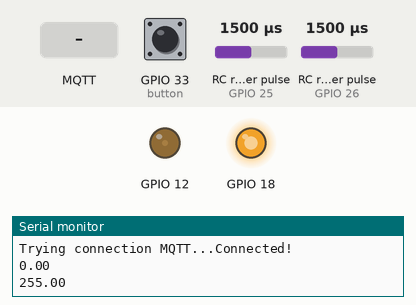
The program below on a simulated ESP32. Shown: output pins drawn as LEDs (lit = HIGH), the last lines printed to the serial monitor. Wiring (inferred from the names in the program): 2 × RC receiver channel: data GPIO 25 / data GPIO 26. The inputs (shaded band) are chosen by the test bench; at power-on: RC receiver pulse (sensors on GPIO 25, GPIO 26) 1500 µs, GPIO 33 (button) HIGH. WiFi joins after 1.5 s; servers stay silent unless stated; random numbers use the default seed unless the program sets one; no MQTT or app messages arrive unless stated.

Above: at 2.7 s.
2.8 s: MQTT message "0" arrives on the first subscribed topic
4.3 s: MQTT message "5" arrives on the first subscribed topic
At 6.1 s:
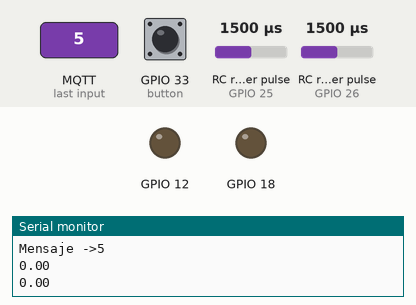
6.4 s: MQTT message "5" arrives on the second subscribed topic
At 7.3 s:
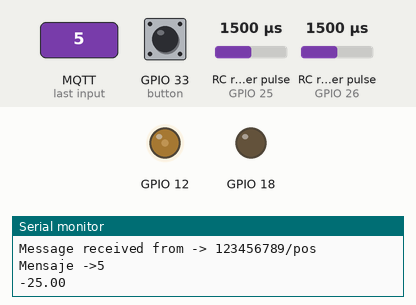
9.4 s: MQTT message "90" arrives on the first subscribed topic
At 9.9 s:
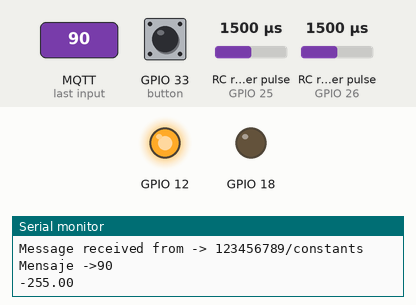
10.9 s: MQTT message "0" arrives on the second subscribed topic
At 12.3 s:
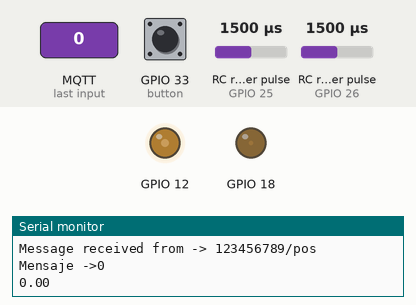
13.9 s: RC receiver pulse (sensor on GPIO 25) set to 1020 µs
Timing chart, 0 to 17.9 s (numbered marks = the images above; inputs shaded):
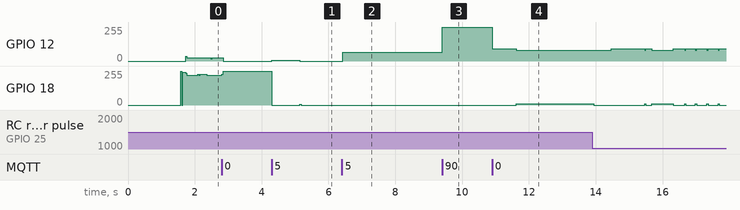

Measured:
- after the input at 4.3 s, GPIO 12: 0/255 → 5/255 at once, → 0/255 0.84 s later; GPIO 18: 255/255 → 0/255 at once
- after the input at 6.4 s, GPIO 12: 0/255 → 64/255 at once
- after the input at 9.4 s, GPIO 12: 64/255 → 255/255 at once
- after the input at 10.9 s, GPIO 12: 255/255 → 91/255 at once, → 82/255 0.72 s later; GPIO 18: 0/255 → 9/255 after 0.72 s

The program:

main.cpp
```cpp
/*
    Name:       Position-Motor
    Author:     YARIBAR
*/

#include <Arduino.h>
#include "PID_Control.h"
#include "PWM_ESP32.h"
#include <WiFi.h>
#include "NiMOV.h"
#include <PubSubClient.h>
#include "Useful_Methods.h"

#define SAMPLING_PERIOD 1000
#define INTERVAL 3
#define CW 1
#define CCW 0

const uint8_t channelPinA = 25;
const uint8_t channelPinB = 26;
int8_t QEM [16] = {0,-1,1,2,1,0,2,-1,-1,2,0,1,2,1,-1,0};
uint8_t old=0, new_value=0;
int8_t out;
const byte button = 33;

const int maxSteps = 1000;
volatile int16_t ISRCounter = 0;
int16_t counter = 0;

//*************************
//** MQTT CONFIGURATION ***
//*************************

const String serial_number = "123456789";

const char* ssid = ""; //WiFi Network
const char* password = ""; //WiFi's password

const char *mqtt_server = ""; //Domain name or IP
const uint16_t mqtt_port = 1883; //MQTT port TCP
const char *mqtt_user = ""; //MQTT user
const char *mqtt_pass = ""; //MQTT password

WiFiClient espClient; //Create an object WiFi to connect to internet
PubSubClient client(espClient); //The MQTT protocol will work with the connection done through WiFi

PIDCONTROL PID(12, 11, 0, 1,8);
NiMOV HBRIDGE(AIN1,0, AIN2, 1,10000, 10,100);

float pidData = 0, error = 0, elapsedTime = 0;
float desiredAngleS = 0;
float currentPos=0;
float pidConstants[]={0.0,0.0,0.0};
boolean previous=false;

long lastMsg = 0; //Variable to save last message
char msg[25]; //Character array to receive message

//*************************
//**FUNCTION DECLARATION***
//*************************

void callback(char* topic, byte* payload, uint length);
void reconnect();
void setup_wifi();

void ISRencoder()
{
    old = new_value;
    new_value = digitalRead (channelPinA) * 2 + digitalRead (channelPinB); // Convert binary input to decimal value
    out = QEM [old * 4 + new_value];
    ISRCounter = ISRCounter + out;
    if (ISRCounter > maxSteps) ISRCounter=maxSteps;
    if (ISRCounter < -1*maxSteps) ISRCounter=-1*maxSteps;
}

//************************
//*******  SETUP  ********
//************************

void setup() {
    Serial.begin(115200); //initialize serial port
    randomSeed(micros());
    setup_wifi();
    pinMode(channelPinA, INPUT_PULLUP);
    pinMode(channelPinB, INPUT_PULLUP);
    pinMode(button, INPUT_PULLUP);
    attachInterrupt(digitalPinToInterrupt(channelPinA), ISRencoder, CHANGE);
   attachInterrupt(digitalPinToInterrupt(channelPinB), ISRencoder, CHANGE);

    client.setServer(mqtt_server, mqtt_port); // MQTT Broker setup
    client.setCallback(callback); //Whenever a message arrives we call this fucntion
}

//*************************
//*******   LOOP   ********
//*************************

void loop() {
    if(!client.connected()){//Check if the board is connected to the server
        reconnect();
    }

    client.loop();

    error= currentPos - desiredAngleS;
    pidData = PID.Data(error);
    HBRIDGE.setSpeed(pidData);

    if (counter != ISRCounter){
        counter = ISRCounter;
        currentPos=mapFloat(counter,0,909,0,360);
        //Serial.print("Count: ");
        //Serial.println(counter);
    }

    if(digitalRead(button)==LOW){
        Serial.print("Button pressed");
        counter=0;
        ISRCounter=0;
    }

    long now = millis(); //this variable is useful to set a sample time
    if(now - lastMsg > SAMPLING_PERIOD){
        lastMsg = now;
        String msg_send = String(currentPos);
        msg_send.toCharArray(msg, 25);

        char topic[25];
        String topic_aux = serial_number + "/pos_value";
        topic_aux.toCharArray(topic,25);

        client.publish(topic, msg);
        Serial.println(pidData);
    }
}

//*************************
//*****WIFI CONNECTION*****
//*************************

void setup_wifi(){
    delay(10);

    //if(!WiFi.config(local_IP, gateway, subnet, primaryDNS, secondaryDNS)){
    //    Serial.println("STA Failed to configure");
    //}

    Serial.println();
    Serial.printf("Connecing to %s",ssid);

    WiFi.begin(ssid,password);

    while (WiFi.status() != WL_CONNECTED){ //If there is no connection to the network the procces won't continue
        delay(500);
        Serial.print(".");
    }
    Serial.printf("\nConnected to WiFi network!\n");
    Serial.println("IP: ");
    Serial.println(WiFi.localIP());
}

//*************************
//******  LISTENER  *******
//*************************

void callback(char* topic, byte* payload, uint length){
    String incoming = "";
    Serial.print("Message received from -> ");
    Serial.print(topic);
	Serial.println("");

    //As date is send through char array this for concatenate the information in the String "incoming"
    for (int i = 0; i < length; i++)
    {
        incoming += (char)payload[i];
    }
    incoming.trim(); //Get a version of the String with any leading and trailing whitespace removed
    Serial.println("Mensaje ->" + incoming);

    String str_topic(topic);
    if(str_topic == serial_number + "/constants"){
        parseString(incoming, ",", pidConstants);
        PID.changeConstants(pidConstants[0],pidConstants[1],pidConstants[2]);
    }
    if(str_topic == serial_number + "/pos"){
        desiredAngleS = incoming.toFloat();
    }
}

//*************************
//****CONNECTION MQTT******
//*************************

void reconnect(){
    while(!client.connected()){
        Serial.print("Trying connection MQTT...");
        //Create a client ID
        String clientId = "esp32_";
        clientId += String(random(0xffff),HEX);//If there are frequent disconnections this allow the board to connect with a different ID

        if(client.connect(clientId.c_str(),mqtt_user,mqtt_pass)){//connects to MQTT
            Serial.println("Connected!");

            char topic[25];
            String topic_aux = serial_number + "/constants";
            topic_aux.toCharArray(topic,25);
            client.subscribe(topic);//subscribe to topic constants

            char topic2[25];
            String topic_aux2 = serial_number + "/pos";
            topic_aux2.toCharArray(topic2,25);
            client.subscribe(topic2);//subscribe to topic  pos

        }
        else{ //If the conection fails try again
            Serial.print("fail :( with error -> ");
            Serial.print(client.state());
            Serial.println(" Try again in 5 seconds");

            delay(5000);
        }
    }
}
```

NiMOV.h
```cpp
#ifndef _NIMOV_h
#define _NIMOV_h

#if defined(ARDUINO) && ARDUINO >= 100
	#include "arduino.h"
#else
	#include "WProgram.h"
#endif

#include "PWM_ESP32.h"

#define AIN1 12
#define AIN2 18
#define BIN1 14
#define BIN2 27
#define SHORTBRAKE 1
#define COAST 3
#define CW 1
#define CCW 0

class NiMOV
{
public:
	PWM pwm1;
	PWM pwm2;
	NiMOV(uint8_t pin1, uint8_t channel1, uint8_t pin2, uint8_t channel2, double frequency, uint8_t bits_resolution, float max_speed );
	~NiMOV();
	void setSpeed(float raw_speed);
	void setDirection(boolean direction,float speed);
	void setStop(uint8_t mode);
private:
	float _max_speed;
	float _pwm;
};

#endif
```

PID_Control.h
```cpp
// PID_Control.h

#ifndef _PID_CONTROL_h
#define _PID_CONTROL_h

#if defined(ARDUINO) && ARDUINO >= 100
	#include "arduino.h"
#else
	#include "WProgram.h"
#endif


class PIDCONTROL {
public:
	PIDCONTROL(float kp,float kd, float ki, float interval_i,int bits_resolution);
	float Data(float error);
	void changeConstants(float kp,float kd, float ki);
private:
	float _kp = 0, _kd = 0, _ki = 0;
	float _pid=0, _pid_p=0, _pid_d=0, _pid_i=0;
	float _interval_i, _previous_error = 0, _elapsed_time;
	int16_t _resolution=0;
	float  _time=0, _timePrev=0;
};

#endif
```

PWM_ESP32.h
```cpp
#ifndef _PWM_ESP32_h
#define _PWM_ESP32_h

#if defined(ARDUINO) && ARDUINO >= 100
	#include "arduino.h"
#else
	#include "WProgram.h"
#endif

class PWM
{
public:
	PWM();
	~PWM();
	void setup(uint8_t pin, uint8_t channel, double frequency, uint8_t bits_resolution, bool on_state);
	void setDuty(float duty_cycle);
	void setBits(uint32_t bits);
	void write(uint32_t duty);
	void setFrequency(float frequency);
	void attachPin(uint8_t pin);
	float getDuty();
protected:
	uint8_t _pin;
	uint8_t _channel;
	uint32_t _resolution;
	bool _on_state;
	float _duty_cycle;
	float _frequency;
};

#endif
```

Useful_Methods.h
```cpp
#ifndef _USEFUL_METHODS_h
#define _USEFUL_METHODS_h

#if defined(ARDUINO) && ARDUINO >= 100
	#include "arduino.h"
#else
	#include "WProgram.h"
#endif

int8_t sign(int value);
void togglePin(uint8_t pin);
void parseString(String string_in, char* delimiter, float output_array[]);
String buildString(float* data_to_string, uint8_t number_of_elements, char* delimiter);
float getMean(float data[], uint8_t size);
float getVariance(float data[], uint8_t size);
float mapFloat(float x, float in_min, float in_max, float out_min, float out_max);

#endif
```

NiMOV.cpp
```cpp
#include "NiMOV.h"
#include "PWM_ESP32.h"

#define AIN1 12
#define AIN2 18
#define BIN1 14
#define BIN2 27
#define COAST 0
#define SHORTBRAKE 1

NiMOV::NiMOV(uint8_t pin1, uint8_t channel1, uint8_t pin2, uint8_t channel2, double frequency, uint8_t bits_resolution, float max_speed ){
    pwm1.setup(pin1, channel1, frequency, bits_resolution, true);
	pwm2.setup(pin2, channel2, frequency, bits_resolution, true);
    _max_speed=max_speed;
}
NiMOV::~NiMOV(){

}

void NiMOV::setSpeed(float raw_speed){
    if (raw_speed > 0) {
		pwm1.setDuty(0);
		pwm2.setDuty(abs(raw_speed));
	}
	else if(raw_speed<0){
		pwm1.setDuty(abs(raw_speed));
		pwm2.setDuty(0);
	}
}
void NiMOV::setDirection(boolean direction,float speed){
	if(direction){
		pwm1.setDuty(0);
		pwm2.setDuty(abs(speed));
		return;
	}
	pwm1.setDuty(abs(speed));
	pwm2.setDuty(0);
}

void NiMOV::setStop(uint8_t stop_type){
    if (stop_type == SHORTBRAKE) {
		pwm1.setDuty(100);
		pwm2.setDuty(100);
	}
	else {
		pwm1.setDuty(0);
		pwm2.setDuty(0);
	}
}
```

PID_Control.cpp
```cpp
//
//
//

#include "PID_Control.h"

PIDCONTROL::PIDCONTROL(float kp, float kd, float ki, float interval_i,int bits_resolution)
{
	_kp = kp;
	_kd = kd;
	_ki = ki;
	_interval_i = interval_i;
	_resolution =( pow(2, bits_resolution) - 1);
}

void PIDCONTROL::changeConstants(float kp,float kd, float ki){
	_kp = kp;
	_kd = kd;
	_ki = ki;
}

float PIDCONTROL::Data(float error)
{
	_pid_p = _kp*error;
	_timePrev = _time;  // the previous time is stored before the actual time read
	_time = millis();  // actual time read
	_elapsed_time = (_time - _timePrev) / 1000;
	if ((-1*(_interval_i)) <error <_interval_i)
	{
	_pid_i += (_ki*error);
	}
	_pid_d = _kd*((error - _previous_error) / _elapsed_time);
	_pid = _pid_p + _pid_i + _pid_d;
	_previous_error = error;
	if (_pid > _resolution)
		_pid = _resolution;
	if (_pid < (-1 * _resolution))
		_pid = -1 * _resolution;

	return _pid;
}
```

PWM_ESP32.cpp
```cpp
#include "PWM_ESP32.h"

PWM::PWM()
{
}

PWM::~PWM()
{
	ledcDetachPin(_pin);
}

void PWM::setup(uint8_t pin, uint8_t channel, double frequency, uint8_t bits_resolution, bool on_state)
{
	_pin = pin;
	_channel = channel;
	_frequency = frequency;
	_on_state = on_state;
	_resolution = pow(2, bits_resolution) - 1;
	pinMode(_pin, OUTPUT);
	ledcSetup(_channel, _frequency, bits_resolution);
	ledcAttachPin(_pin, _channel);
	setDuty(0);
}

void PWM::setDuty(float duty_cycle)
{
	if (duty_cycle > 100)
		duty_cycle = 100;
	else if (duty_cycle < 0)
		duty_cycle = 0;
	setBits((_resolution * duty_cycle) / 100);
}

void PWM::setBits(uint32_t bits)
{
	if (bits > _resolution)
		bits = _resolution;
	if (_on_state == LOW)
		bits = _resolution - bits;
	_duty_cycle = (bits * 100) / _resolution;
	ledcWrite(_channel, bits);
}

void PWM::write(uint32_t duty)
{
	_duty_cycle = duty;
	ledcWrite(_channel, duty);
}

void PWM::setFrequency(float frequency)
{
	_frequency = frequency;
	ledcWriteTone(_channel, _frequency);
}

void PWM::attachPin(uint8_t pin)
{
	pinMode(pin, OUTPUT);
	ledcAttachPin(pin, _channel);
}
float PWM::getDuty()
{
	return _duty_cycle;
}
```

Useful_Methods.cpp
```cpp
#include "Useful_Methods.h"

int8_t sign(int value)
{
	if (value == 0)
		return 0;
	if (value < 0)
		return -1;
	return 1;
}

void togglePin(uint8_t pin)
{
	digitalWrite(pin, !digitalRead(pin));
}

void parseString(String string_in, char* delimiter, float output_array[])
{
	char str[sizeof(string_in) * 8]; //Create an array to store the input string
	string_in.toCharArray(str, (sizeof(str) * 8)); //Convert the input data to CharArray
	char* pch; //create buffer
	pch = strtok(str, delimiter); //begin parsing the values
	uint8_t i = 0;
	while (pch != NULL)
	{
		output_array[i] = atof(pch);
		pch = strtok(NULL, delimiter);
		i++;
	}
}

String buildString(float* data_to_string, uint8_t number_of_elements, char* delimiter)
{
	String payload;
	uint8_t i;
	for (i = 0; i < number_of_elements; i++)
	{
		payload += data_to_string[i];
		payload += delimiter;
	}
	payload.setCharAt(payload.length() - 1, '\r');
	return payload;
}

float getMean(float data[], uint8_t size)
{
	uint8_t i;
	float mean = 0;
	for (i = 0; i < size; i++)
		mean = mean + data[i];
	mean = mean / size;
}

float getVariance(float data[], uint8_t size)
{
	uint8_t i;
	float variance = 0;
	float mean = getMean(data, size);
	for (i = 0; i < size; i++)
		variance = variance + pow(mean - data[i], 2);
	return variance / size;
}

float mapFloat(float x, float in_min, float in_max, float out_min, float out_max)
{
 return (x - in_min) * (out_max - out_min) / (in_max - in_min) + out_min;
}
```
